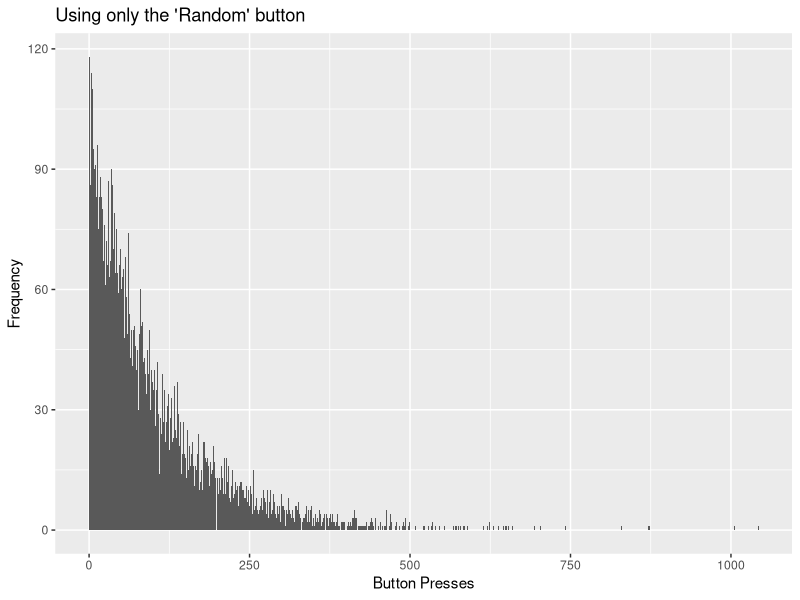
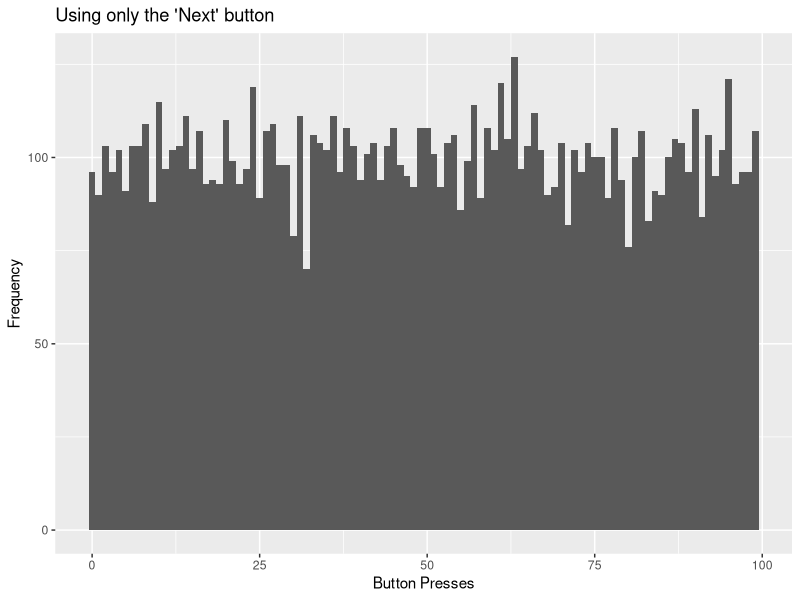
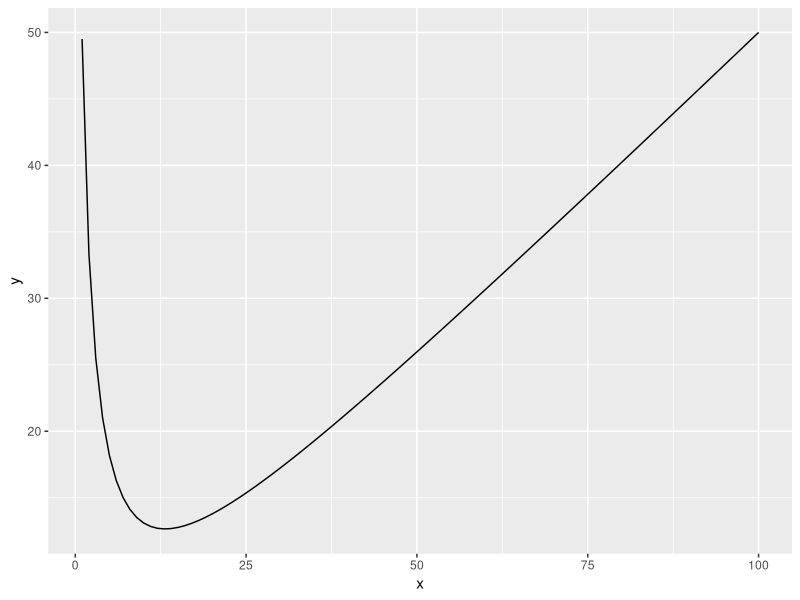
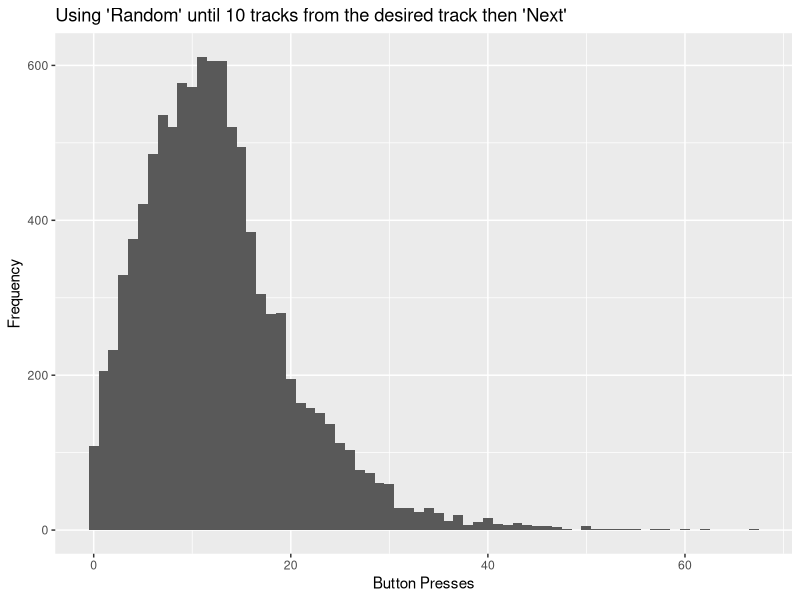

Write the R code that produced these figures, in order.
## ---- chunk 1
knitr::opts_chunk$set(echo = TRUE)
## ---- chunk 2
library(ggplot2)

numPresses <- 0
currTrack <- sample(1:100,1)

newRun <- function() {
  numPresses <<- 0
  currTrack <<- sample(1:100,1)
}

pressNext <- function() {
  numPresses <<- numPresses + 1
  currTrack <<- currTrack + 1
  if (currTrack == 101) {
    currTrack <<- 1
  }
}

pressRandom <- function() {
  numPresses <<- numPresses + 1
  currTrack <<- sample(1:100,1)
}

## ---- chunk 3
allRuns <- c()

for (run in 1:10000) {
  newRun()
  while (currTrack != 42) {
    pressRandom()
  }
  allRuns <- c(allRuns,numPresses)
}

ggplot() + 
  aes(allRuns) + 
  geom_histogram(binwidth=1) +
  ylab("Frequency") +
  xlab("Button Presses") +
  ggtitle("Using only the 'Random' button")

print(mean(allRuns))
## ---- chunk 4
allRuns <- c()

for (run in 1:10000) {
  newRun()
  while (currTrack != 42) {
    pressNext()
  }
  allRuns <- c(allRuns,numPresses)
}

ggplot() + 
  aes(allRuns) + 
  geom_histogram(binwidth=1) +
  ylab("Frequency") +
  xlab("Button Presses") +
  ggtitle("Using only the 'Next' button")

print(mean(allRuns))
## ---- chunk 5
myFunc <- function(x) {
  y <- (99/(x+1)) * (1-(x/100)) + (x/2)
  return(y)
}
df <- data.frame(1:100, myFunc(1:100))
colnames(df) <- c("x","y")
ggplot(df, aes(x=x, y=y)) + 
  geom_point(alpha=0) + 
  geom_line()

print(paste("(",df$x[df$y==min(df$y)],",",round(min(df$y),digits=2),")",sep=""))
## ---- chunk 6
allRuns <- c()

for (run in 1:10000) {
  newRun()
  while (currTrack != 42) {
    if ((42 - 13 > currTrack) || (currTrack > 42)) {
      pressRandom()
    } else {
      pressNext()
    }
  }
  allRuns <- c(allRuns,numPresses)
}

ggplot() + 
  aes(allRuns) + 
  geom_histogram(binwidth=1) +
  ylab("Frequency") +
  xlab("Button Presses") +
  ggtitle("Using 'Random' until 10 tracks from the desired track then 'Next'")

print(mean(allRuns))
